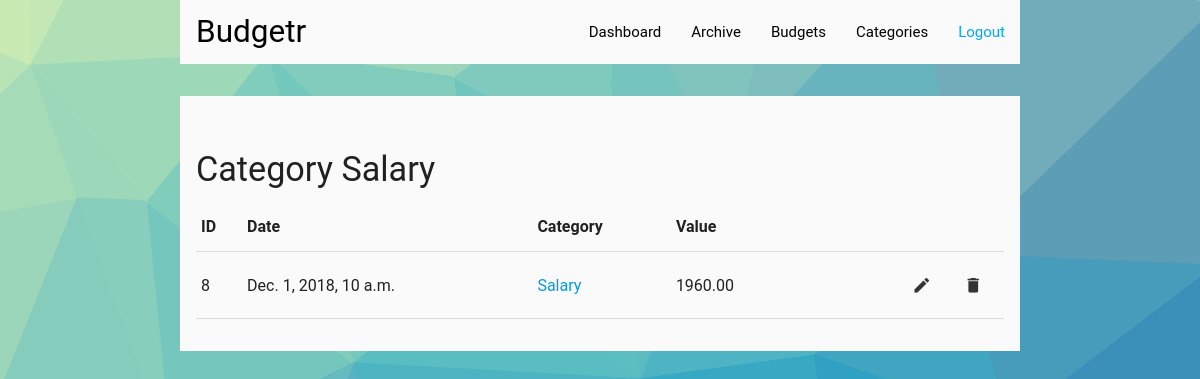
The app's page /budget/categories/21/ (signed in) with its own data.
### budget/models.py (models this page shows, shortened)
class Category(MPTTModel):
    class Meta:
        verbose_name_plural = "Categories"
    parent = TreeForeignKey('self', on_delete=models.CASCADE, null=True, blank=True, related_name='children')
    name = models.CharField(max_length=55)
    user = models.ForeignKey(User, on_delete=models.DO_NOTHING)
    def __str__(self):
        return str(self.name)

class Operation(models.Model):
    datetime = models.DateTimeField()
    category = models.ForeignKey(Category, on_delete=models.DO_NOTHING, null=True, blank=True)
    parent_budget = models.ForeignKey(Budget,
                                      on_delete=models.DO_NOTHING,
                                      null=True,
                                      blank=True,
                                      related_name='parent_budget')
    child_budget = models.ForeignKey(Budget,
                                     on_delete=models.DO_NOTHING,
                                     null=True,
                                     blank=True,
                                     related_name='child_budget')
    user = models.ForeignKey(User, on_delete=models.DO_NOTHING)
    value = models.DecimalField(max_digits=8, decimal_places=2)
    description = models.TextField(max_length=250, null=True, blank=True)

### budget/views.py (the view)
# urls.py: path('categories/<int:id>/', views.category_details, name='budget_category_details'),
@login_required
def category_details(request, id):
    category = get_object_or_404(Category, pk=id)
    operations = Operation.objects.filter(user=request.user, category=id)
    return render(request, 'budget/category_details.html', {'operations': operations, 'category': category.name})

### templates/budget/category_details.html (shortened to what this page needs)
{% extends 'budget/budget_layout.html' %}
{% load static %}
{% block content %}
    <div class="content">
    <h4>Category {{ category }}</h4>
        {% if operations != None %}
        <table id="operations-table" class="highlight">
            <thead>
                <tr>
                    <th>ID</th>
                    <th>Date</th>
                    <th>Category</th>
                    <th>Value</th>
                    <th></th>
                </tr>
            </thead>
            <tbody>
                {% include 'budget/includes/partial_operation_list.html' %}
            </tbody>
        </table>
        {% else %}
            There are no operations to show.
        {% endif %}
    </div>
{% endblock %}

### templates/budget/budget_layout.html
{% extends 'base.html' %}
{% block menubar %}
    {% if user.is_authenticated %}
    <nav class="grey lighten-5">
        <div class="nav-wrapper">
            <a href="#" class="brand-logo black-text">Budgetr</a>
            <ul id="nav-mobile" class="right hide-on-med-and-down">
            <li><a href="{% url 'budget_dashboard' %}" class="black-text">Dashboard</a></li>
            <li><a href="{% url 'budget_archive' %}" class="black-text">Archive</a></li>
            <li><a href="{% url 'budget_budgets' %}" class="black-text">Budgets</a></li>
            <li><a href="{% url 'budget_categories' %}" class="black-text">Categories</a></li>
            <li><a href="{% url 'logout' %}" class="light-blue-text">Logout</a></li>
            </ul>
        </div>
    </nav>
    {% endif %}
{% endblock %}

### templates/base.html (shortened to what this page needs)
{% load static %}
<link rel="stylesheet" type="text/css" href="{% static "css/main.css" %}">
<link rel="stylesheet" type="text/css" href="{% static "materialize/css/materialize.css" %}">
<!DOCTYPE html>
<html>
<head>
</head>
<body>
    <div class="container">
        {% block menubar %}
        {% endblock %}
        {% block content %}
        {% endblock %}
    </div>
</body>
</html>

### templates/budget/includes/partial_operation_list.html
{% for operation in operations %}
    <tr>
        <td>{{ operation.pk }}</td>
        <td>{{ operation.datetime }}</td>
        <td><a href="{% url 'budget_category_details' operation.category.id %}">{{ operation.category }}</a></td>
        <td>{{ operation.value }}</td>
        <td>
            <button class="waves-effect btn-flat right js-operation-delete" type="button" data-url="{% url 'budget_operation_delete' operation.id %}">
                <i class="material-icons center">delete</i>
            </button>
            <button class="waves-effect btn-flat right js-operation-update" type="button" data-url="{% url 'budget_operation_update' operation.id %}">
                <i class="material-icons center">edit</i>
            </button>
        </td>
    </tr>
{% endfor %}

### static/css/main.css (style rules this page uses)
body { background-image: url(trianglify.svg); background-position: center; background-repeat: no-repeat; background-attachment: fixed; font-family: "Roboto", "Lucida Grande", Verdana, Arial, sans-serif; font-size: 16px; margin: 0; }
.container { max-width: 1024px; margin: 0px auto; }
.content { background-color: #fafafa; margin: 0 0 2em 0; padding: 2em 1em 2em 1em; }
nav { padding-left: 16px; margin-bottom: 32px; box-shadow: none !important; }

### records on screen
Category: name "Salary"
Operation: pk "8", datetime "Dec. 1, 2018, 10 a.m.", category "Salary", value "1960.00"
